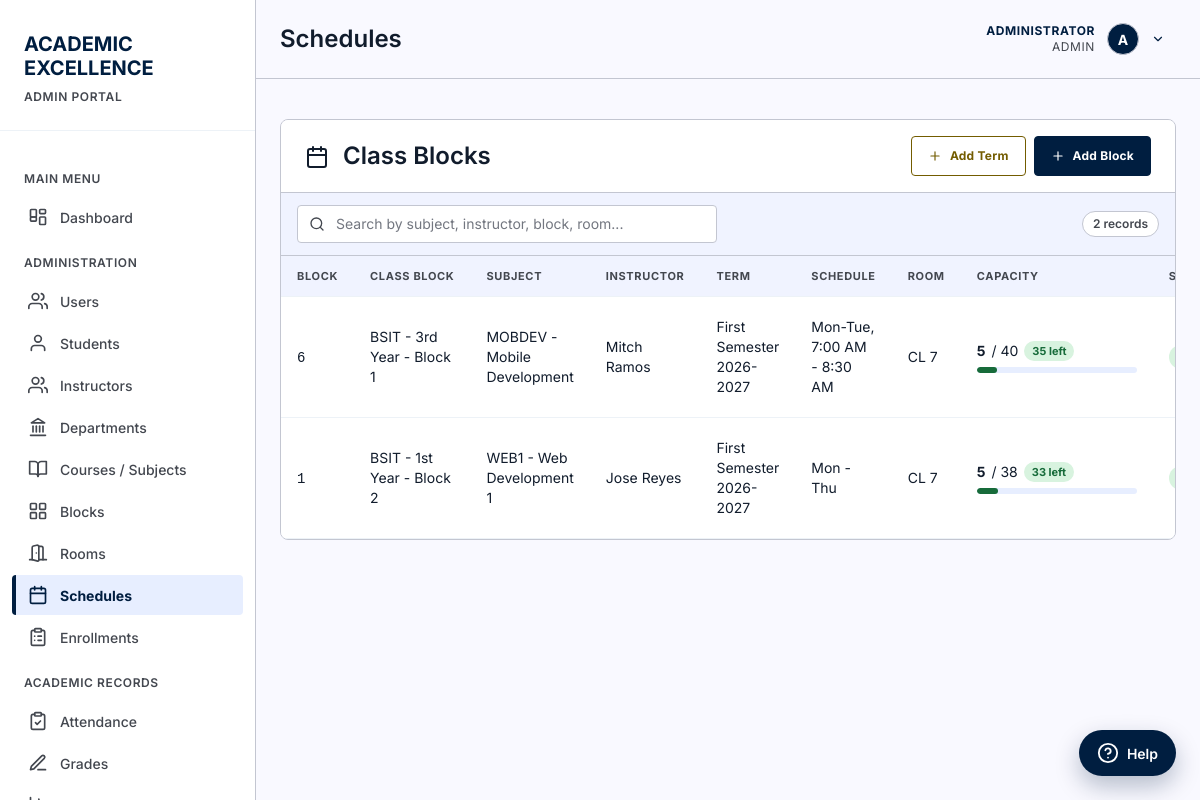
Before: /pages/schedules.php (signed in) with the older database file.
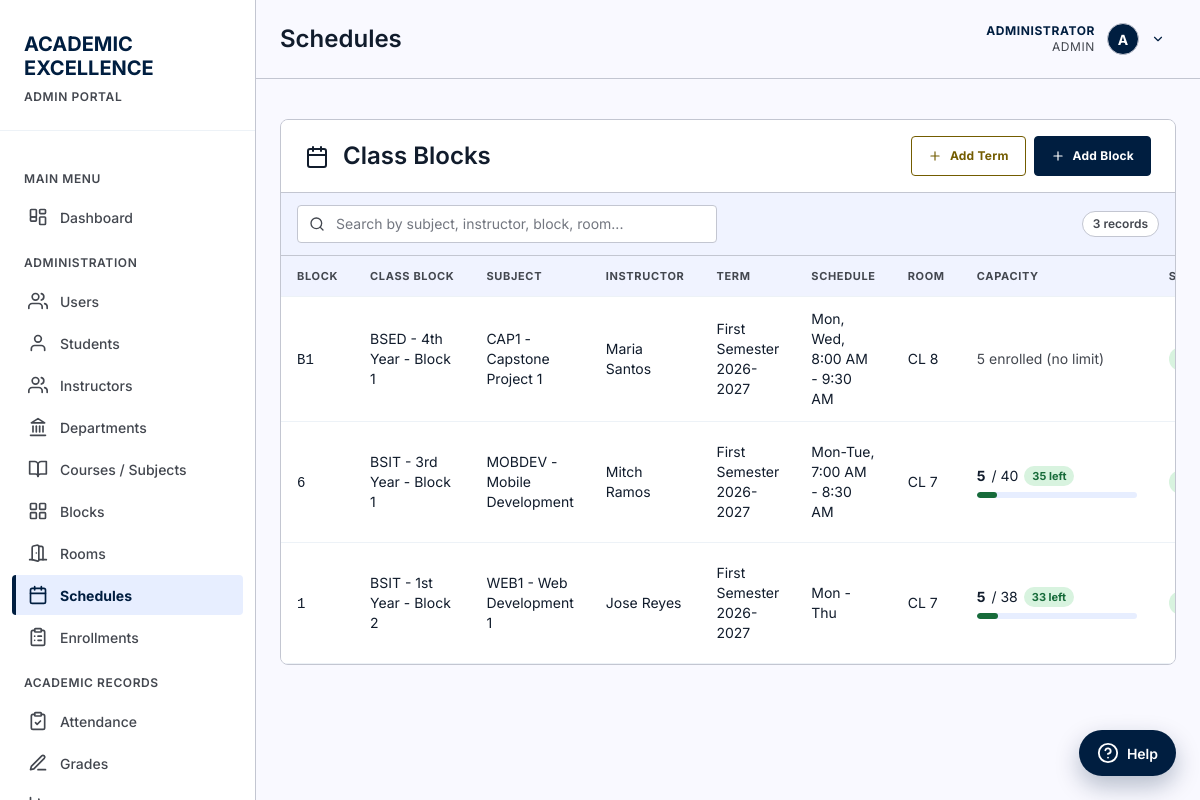
After: the same page with the newer database file.
### tables this page shows
CREATE TABLE "users" (
                    id INTEGER PRIMARY KEY AUTOINCREMENT,
                    username TEXT NOT NULL UNIQUE,
                    password TEXT NOT NULL,
                    full_name TEXT NOT NULL,
                    email TEXT UNIQUE,
                    role TEXT NOT NULL DEFAULT 'student' CHECK(role IN ('admin', 'instructor', 'student')),
                    is_active INTEGER NOT NULL DEFAULT 1 CHECK(is_active IN (0, 1)),
                    last_login_at DATETIME,
                    created_at DATETIME NOT NULL DEFAULT CURRENT_TIMESTAMP,
                    updated_at DATETIME NOT NULL DEFAULT CURRENT_TIMESTAMP
                );

CREATE TABLE course_sections (
            id INTEGER PRIMARY KEY AUTOINCREMENT,
            subject_id INTEGER NOT NULL,
            instructor_id INTEGER NOT NULL,
            term_id INTEGER NOT NULL,
            section_code TEXT NOT NULL,
            room TEXT,
            schedule TEXT,
            capacity INTEGER CHECK(capacity IS NULL OR capacity > 0),
            status TEXT NOT NULL DEFAULT 'Open' CHECK(status IN ('Open', 'Closed', 'Completed', 'Cancelled')),
            created_at DATETIME NOT NULL DEFAULT CURRENT_TIMESTAMP,
            updated_at DATETIME NOT NULL DEFAULT CURRENT_TIMESTAMP, block_id INTEGER REFERENCES blocks(id) ON DELETE SET NULL,
            UNIQUE(subject_id, term_id, section_code),
            FOREIGN KEY (subject_id) REFERENCES subjects(id) ON DELETE RESTRICT,
            FOREIGN KEY (instructor_id) REFERENCES instructors(id) ON DELETE RESTRICT,
            FOREIGN KEY (term_id) REFERENCES academic_terms(id) ON DELETE RESTRICT
        );

### includes/auth.php (called while the page is built, shortened)
<?php
function currentUser() {
    static $user = false;
    if ($user === false) {
        $db = getDB();
        $stmt = $db->prepare("SELECT * FROM users WHERE id = :id AND is_active = 1");
        $stmt->execute([':id' => (int) $_SESSION['user_id']]);
        $user = $stmt->fetch() ?: null;
    }
    return $user;
}
function isLoggedIn() {
    return currentUser() !== null;
}
function requireLogin() {
    if (!isLoggedIn()) {
        header('Location: ' . baseUrl() . 'login.php');
        exit();
    }
}
function requireRole(...$roles) {
    requireLogin();
    $user = currentUser();
}
function roleLabel($role) {
    return [
        'admin'      => 'Admin',
        'instructor' => 'Teacher',
        'student'    => 'Student'
    ][$role] ?? ucfirst((string) $role);
}

### includes/functions.php (called while the page is built, shortened)
<?php
require_once __DIR__ . '/auth.php';
require_once __DIR__ . '/icons.php';
function yearOrdinal($year) {
    $year = (int) $year;
    if ($year === 1) return '1st';
    if ($year === 2) return '2nd';
    if ($year === 3) return '3rd';
    return $year . 'th';
}
function blockLabel($departmentCode, $yearLevel, $blockCode, $blockName = null) {
    return $departmentCode . ' - ' . yearOrdinal($yearLevel) . ' Year - Block ' . $blockCode;
}

### pages/schedules.php (the view, shortened to what this page needs)
<?php
require_once '../includes/functions.php';
requireRole('admin');
$db = getDB();
$sections = $db->query("
    SELECT cs.*, sub.subject_code, sub.subject_name, ins.first_name, ins.last_name,
           t.term_name, t.academic_year,
           d.department_code, b.year_level AS block_year_level, b.block_code AS block_code,
           (SELECT COUNT(*) FROM enrollments e WHERE e.section_id = cs.id AND e.status = 'Enrolled') AS enrolled_count
    FROM course_sections cs
    JOIN subjects sub ON cs.subject_id = sub.id
    JOIN instructors ins ON cs.instructor_id = ins.id
    JOIN academic_terms t ON cs.term_id = t.id
    LEFT JOIN blocks b ON cs.block_id = b.id
    LEFT JOIN departments d ON b.department_id = d.id
    ORDER BY t.is_current DESC, sub.subject_code, cs.section_code
")->fetchAll();
$pageTitle = 'Schedules';
include '../includes/header.php';
?>
<main>
    <div class="card">
        <div class="card-header" style="display: flex; justify-content: space-between; align-items: center;">
            <h2><?php echo icon('calendar', 24); ?> Class Blocks</h2>
            <div style="display: flex; gap: 8px;">
                <button class="btn btn-secondary" onclick="document.getElementById('addTermModal').style.display='block'"><?php echo icon('plus', 14); ?> Add Term</button>
                <button class="btn btn-primary" onclick="document.getElementById('addBlockModal').style.display='block'"><?php echo icon('plus', 14); ?> Add Block</button>
            </div>
        </div>
        <div class="table-search-bar">
            <div class="table-search-wrapper">
                <span class="search-icon"><?php echo icon('search', 16); ?></span>
                <input type="text" id="scheduleSearch" placeholder="Search by subject, instructor, block, room...">
            </div>
            <span class="search-count"></span>
        </div>
        <table data-pagination data-page-size="8" id="scheduleTable">
            <thead>
                <tr>
                    <th>Block</th>
                    <th>Class Block</th>
                    <th>Subject</th>
                    <th>Instructor</th>
                    <th>Term</th>
                    <th>Schedule</th>
                    <th>Room</th>
                    <th>Capacity</th>
                    <th>Status</th>
                </tr>
            </thead>
            <tbody>
                <?php foreach ($sections as $section): ?>
                <tr data-search="<?php echo htmlspecialchars(strtolower($section['section_code'] . ' ' . $section['subject_code'] . ' ' . $section['subject_name'] . ' ' . $section['first_name'] . ' ' . $section['last_name'] . ' ' . ($section['block_code'] ?? '') . ' ' . ($section['schedule'] ?? '') . ' ' . ($section['room'] ?? ''))); ?>">
                    <td data-label="Block"><code><?php echo htmlspecialchars($section['section_code']); ?></code></td>
                    <td data-label="Class Block"><?php echo htmlspecialchars($section['block_id'] ? blockLabel($section['department_code'], $section['block_year_level'], $section['block_code']) : '—'); ?></td>
                    <td data-label="Subject"><?php echo htmlspecialchars($section['subject_code'] . ' - ' . $section['subject_name']); ?></td>
                    <td data-label="Instructor"><?php echo htmlspecialchars($section['first_name'] . ' ' . $section['last_name']); ?></td>
                    <td data-label="Term"><?php echo htmlspecialchars($section['term_name'] . ' ' . $section['academic_year']); ?></td>
                    <td data-label="Schedule"><?php echo htmlspecialchars($section['schedule'] ?? '—'); ?></td>
                    <td data-label="Room"><?php echo htmlspecialchars($section['room'] ?? '—'); ?></td>
                    <td data-label="Capacity">
                        <?php if ($section['capacity']): ?>
                        <?php
                            $cap = (int) $section['capacity'];
                            $enrolled = (int) $section['enrolled_count'];
                            $pct = $cap > 0 ? min(($enrolled / $cap) * 100, 100) : 0;
                            $remaining = max($cap - $enrolled, 0);
                            if ($pct >= 100) {
                                $capClass = 'cap-full';
                                $capLabel = 'Full';
                            } elseif ($pct >= 80) {
                                $capClass = 'cap-warning';
                                $capLabel = 'Almost Full';
                            } elseif ($pct >= 50) {
                                $capClass = 'cap-moderate';
                                $capLabel = $remaining . ' left';
                            } else {
                                $capClass = 'cap-ok';
                                $capLabel = $remaining . ' left';
                            }
                        ?>
                        <div class="capacity-cell">
                            <div class="capacity-numbers">
                                <strong><?php echo $enrolled; ?></strong> / <?php echo $cap; ?>
                                <span class="capacity-badge <?php echo $capClass; ?>"><?php echo $capLabel; ?></span>
                            </div>
                            <div class="capacity-progress">
                                <div class="capacity-progress-fill <?php echo $capClass; ?>" style="width: <?php echo $pct; ?>%;"></div>
                            </div>
                        </div>
                        <?php else: ?>
                        <span style="color: var(--ink-muted);"><?php echo $section['enrolled_count']; ?> enrolled (no limit)</span>
                        <?php endif; ?>
                    </td>
                    <td data-label="Status">
                        <span class="attendance-badge status-<?php echo $section['status'] === 'Open' ? 'present' : 'absent'; ?>">
                        </span>
                    </td>
                </tr>
                <?php endforeach; ?>
            </tbody>
        </table>
    </div>
</main>
<?php include '../includes/footer.php'; ?>

### includes/header.php (shortened to what this page needs)
<?php
require_once __DIR__ . '/functions.php';
$currentPage = basename($_SERVER['PHP_SELF'], '.php');
$assetPrefix = $currentPage === 'index' ? '' : '../';
$user = currentUser();
$role = $user['role'];
$fullName = $user['full_name'];
$roleLabel = roleLabel($role);
$avatarLetter = strtoupper(substr($fullName, 0, 1));
?>
<!DOCTYPE html>
<html lang="en">
<head>
    <link rel="stylesheet" href="<?php echo $assetPrefix; ?>assets/css/style.css">
</head>
<body>
    <aside class="sidebar">
        <div class="sidebar-header">
            <h1>
                <span class="red">ACADEMIC</span><br>
                <span class="white">EXCELLENCE</span>
            </h1>
            <span class="portal-label"><?php echo strtoupper($roleLabel); ?> PORTAL</span>
        </div>
        <nav class="sidebar-menu">
            <div class="menu-category">Main Menu</div>
            <a href="<?php echo $assetPrefix; ?>index.php" class="menu-item <?php echo $currentPage === 'index' ? 'active' : ''; ?>">
                <span class="icon"><?php echo icon('dashboard'); ?></span>
                Dashboard
            </a>
            <?php if ($role === 'admin'): ?>
                <div class="menu-category">Administration</div>
                <a href="<?php echo $assetPrefix; ?>pages/users.php" class="menu-item <?php echo $currentPage === 'users' ? 'active' : ''; ?>">
                    <span class="icon"><?php echo icon('users'); ?></span>
                    Users
                </a>
                <a href="<?php echo $assetPrefix; ?>pages/students.php" class="menu-item <?php echo $currentPage === 'students' ? 'active' : ''; ?>">
                    <span class="icon"><?php echo icon('user'); ?></span>
                    Students
                </a>
                <a href="<?php echo $assetPrefix; ?>pages/instructors.php" class="menu-item <?php echo $currentPage === 'instructors' ? 'active' : ''; ?>">
                    <span class="icon"><?php echo icon('users'); ?></span>
                    Instructors
                </a>
                <a href="<?php echo $assetPrefix; ?>pages/departments.php" class="menu-item <?php echo $currentPage === 'departments' ? 'active' : ''; ?>">
                    <span class="icon"><?php echo icon('landmark'); ?></span>
                    Departments
                </a>
                <a href="<?php echo $assetPrefix; ?>pages/manage-subjects.php" class="menu-item <?php echo $currentPage === 'manage-subjects' ? 'active' : ''; ?>">
                    <span class="icon"><?php echo icon('book-open'); ?></span>
                    Courses / Subjects
                </a>
                <a href="<?php echo $assetPrefix; ?>pages/blocks.php" class="menu-item <?php echo $currentPage === 'blocks' ? 'active' : ''; ?>">
                    <span class="icon"><?php echo icon('grid'); ?></span>
                    Blocks
                </a>
                <a href="<?php echo $assetPrefix; ?>pages/rooms.php" class="menu-item <?php echo $currentPage === 'rooms' ? 'active' : ''; ?>">
                    <span class="icon"><?php echo icon('door'); ?></span>
                    Rooms
                </a>
                <a href="<?php echo $assetPrefix; ?>pages/schedules.php" class="menu-item <?php echo $currentPage === 'schedules' ? 'active' : ''; ?>">
                    <span class="icon"><?php echo icon('calendar'); ?></span>
                    Schedules
                </a>
                <a href="<?php echo $assetPrefix; ?>pages/enrollments.php" class="menu-item <?php echo $currentPage === 'enrollments' ? 'active' : ''; ?>">
                    <span class="icon"><?php echo icon('clipboard-list'); ?></span>
                    Enrollments
                </a>
                <div class="menu-category">Academic Records</div>
                <a href="<?php echo $assetPrefix; ?>pages/attendance.php" class="menu-item <?php echo $currentPage === 'attendance' ? 'active' : ''; ?>">
                    <span class="icon"><?php echo icon('clipboard-check'); ?></span>
                    Attendance
                </a>
                <a href="<?php echo $assetPrefix; ?>pages/grades.php" class="menu-item <?php echo $currentPage === 'grades' ? 'active' : ''; ?>">
                    <span class="icon"><?php echo icon('pen-line'); ?></span>
                    Grades
                </a>
                <a href="<?php echo $assetPrefix; ?>pages/reports.php" class="menu-item <?php echo $currentPage === 'reports' ? 'active' : ''; ?>">
                    <span class="icon"><?php echo icon('bar-chart'); ?></span>
                </a>
            <?php endif; ?>
        </nav>
    </aside>
    <div class="main-content">
        <header class="top-header">
            <h1 class="page-title"><?php echo $pageTitle ?? 'Dashboard'; ?></h1>
            <div class="user-info">
                <div class="user-menu">
                    <button class="user-menu-toggle" type="button" aria-haspopup="true" aria-expanded="false">
                        <div class="user-meta">
                            <span class="user-name"><?php echo htmlspecialchars($fullName); ?></span>
                            <span class="user-role"><?php echo $roleLabel; ?></span>
                        </div>
                        <div class="user-avatar"><?php echo $avatarLetter; ?></div>
                        <?php echo icon('chevron-down', 14); ?>
                    </button>
                </div>
            </div>
        </header>
        <div class="page-content">

### includes/icons.php (shortened to what this page needs)
<?php
function icon($name, $size = 20) {
    return '<svg xmlns="http://www.w3.org/2000/svg" width="' . $size . '" height="' . $size
        . '" viewBox="0 0 24 24" fill="none" stroke="currentColor" stroke-width="2"'
        . ' stroke-linecap="round" stroke-linejoin="round" aria-hidden="true">'
        . $icons[$name] . '</svg>';
}

### includes/footer.php (shortened to what this page needs)
        </div>
    </div>
    <?php include __DIR__ . '/help-tutorial.php'; ?>
</body>
</html>

### includes/help-tutorial.php (shortened to what this page needs)
<div class="help-widget" id="helpWidget">
    <button type="button" class="help-fab" id="helpFab" aria-controls="helpPanel" aria-expanded="false" title="How to use this app">
        <?php echo icon('help', 22); ?>
        <span class="help-fab-label">Help</span>
    </button>
</div>

Changed rows visible on the page:
added course_sections: section_code "B1", block_code "BSED - 4th Year - Block 1", subject_name "CAP1 - Capstone Project 1", last_name "Maria Santos", academic_year "First Semester 2026-2027", schedule "Mon, Wed, 8:00 AM - 9:30 AM", room "CL 8", enrolled_count "5"
Other visible differences:
text written by a page script: "2 records" → "3 records"
